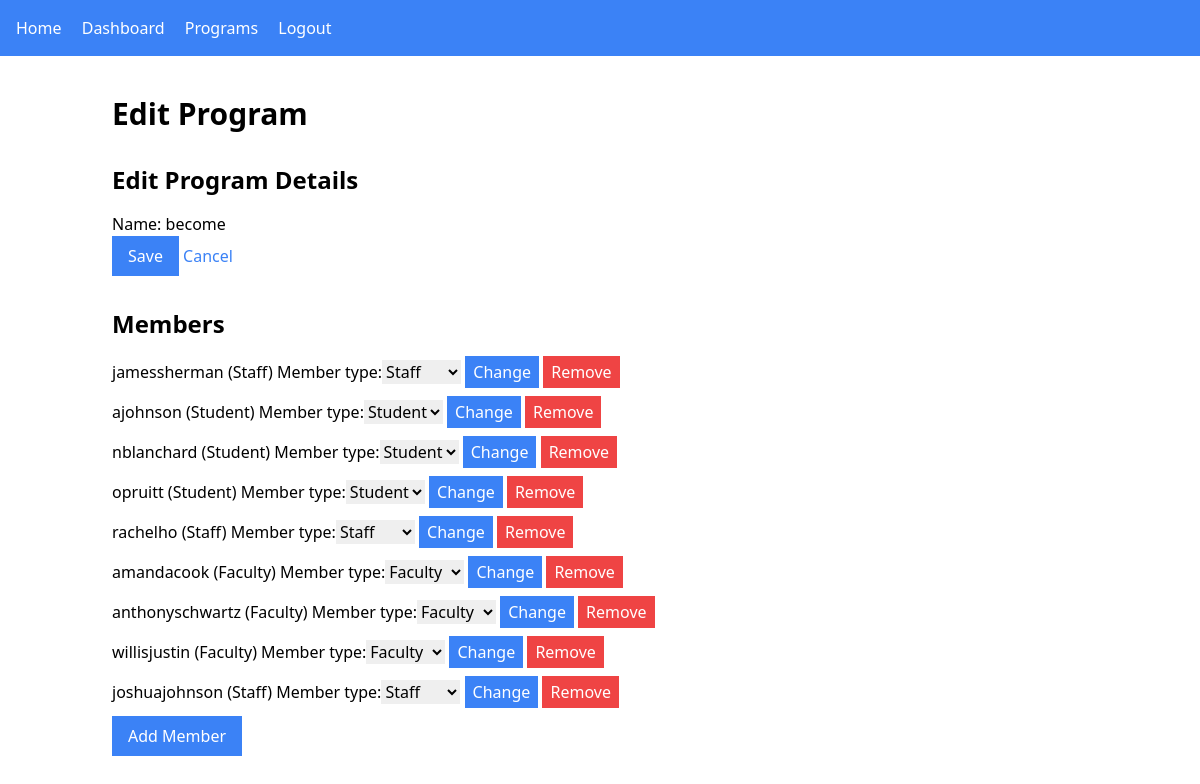
Screenshot of /programs/1/edit/ (signed in) with the database file from the repository.
### requests_app/models.py (models this page shows, shortened)
class Program(models.Model):
    name = models.CharField(max_length=255)
    description = models.TextField(null=True, blank=True)

class Member(models.Model):
    user = models.ForeignKey(User, on_delete=models.CASCADE)
    program = models.ForeignKey(Program, on_delete=models.CASCADE)
    member_type = models.ForeignKey(MemberType, on_delete=models.CASCADE)
    class Meta:
        unique_together = ('user', 'program')

class MemberType(models.Model):
    type_name = models.CharField(max_length=255)
    def __str__(self):
        return self.type_name

### requests_app/views.py (the view, shortened to what this page needs)
# urls.py: path('programs/<int:pk>/edit/', views.ProgramEdit.as_view(), name='program_edit'),
class ProgramEdit(LoginRequiredMixin, UpdateView):
    model = Program
    fields = ["name"]
    template_name = "program_edit.html"
    def get_context_data(self, **kwargs):
        context = super().get_context_data(**kwargs)
        members_and_forms = [
            (member, EditMemberForm(instance=member))
            for member in self.object.member_set.all()
        ]
        context["members_and_forms"] = members_and_forms
        context["member_types"] = MemberType.objects.all()
        context["user_list"] = self.request.session.get("user_list", [])
        context["user_list"] = User.objects.all()
        context["add_member_form"] = AddMemberForm()
        return context

### requests_app/forms.py
class AddMemberForm(forms.ModelForm):
    user = forms.ModelChoiceField(queryset=User.objects.all())
    member_type = forms.ModelChoiceField(queryset=MemberType.objects.all())
    class Meta:
        model = Member
        fields = ['user', 'member_type']

### requests_app/templates/program_edit.html (shortened to what this page needs)
{% extends 'base.html' %}
{% block content %}
<div x-data="programEdit()" class="container mx-auto my-4">
  <h1 class="text-3xl font-bold mb-4">Edit Program</h1>
  <h2 class="text-2xl font-bold mt-8 mb-4">Edit Program Details</h2>
  <form method="post">
    {{ form.as_p }}
    <button type="submit" class="bg-blue-500 text-white px-4 py-2">Save</button>
    <a href="{% url 'program_detail' program.id %}" class="text-blue-500 hover:underline">Cancel</a>
  </form>
  <h2 class="text-2xl font-bold mt-8 mb-4">Members</h2>
  <ul>
    {% for member, member_form in members_and_forms %}
    <li class="mb-2">
      {{ member.user.username }} ({{ member.member_type.type_name }})
      <form method="post" action="{% url 'edit_member' member.id %}" class="inline">
        {{ member_form }}
        <button type="submit" class="bg-blue-500 text-white px-2 py-1">Change</button>
      </form>
      <form method="post" action="{% url 'remove_member' member.id %}" class="inline">
        <button type="submit" class="bg-red-500 text-white px-2 py-1">Remove</button>
      </form>
    </li>
    {% endfor %}
  </ul>
  <button @click="openAddMemberModal()" class="bg-blue-500 text-white px-4 py-2">Add Member</button>
</div>
{% endblock %}

### rows the page displays
Program: name "become"
Member: user.username "jamessherman", member_type.type_name "Staff", member_type "Staff"
Member: user.username "ajohnson", member_type.type_name "Student", member_type "Student"
Member: user.username "nblanchard", member_type.type_name "Student", member_type "Student"
Member: user.username "opruitt", member_type.type_name "Student", member_type "Student"
Member: user.username "rachelho", member_type.type_name "Staff", member_type "Staff"
Member: user.username "amandacook", member_type.type_name "Faculty", member_type "Faculty"
Member: user.username "anthonyschwartz", member_type.type_name "Faculty", member_type "Faculty"
Member: user.username "willisjustin", member_type.type_name "Faculty", member_type "Faculty"
Member: user.username "joshuajohnson", member_type.type_name "Staff", member_type "Staff"
